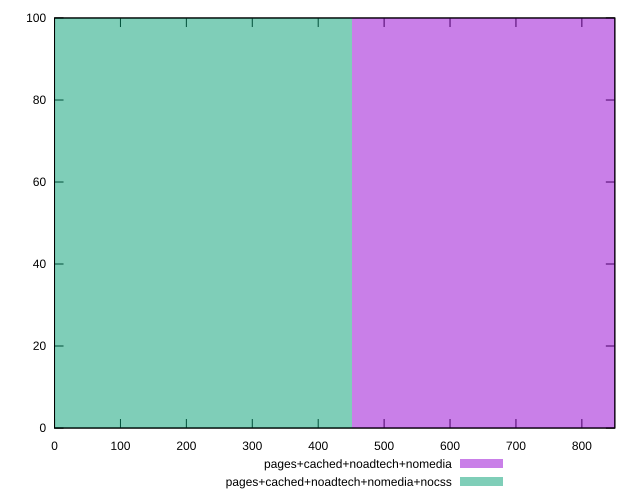

Generate this figure with gnuplot:
reset

$pagesCachedNoadtechNomedia <<EOF
903.8275926807644 100
EOF

$pagesCachedNoadtechNomediaNocss <<EOF
0 100
EOF

set key outside below
set boxwidth 903.8275926807644
set xrange [0:850]
set yrange [0:100]
set trange [0:100]
set style fill transparent solid 0.5 noborder
set terminal svg size 640, 500 enhanced background rgb 'white'
set output "report_00011_2021-02-09T10:53:21.242Z/render-blocking-resources/comparison/histogram/3_vs_4.svg"

plot $pagesCachedNoadtechNomedia title "pages+cached+noadtech+nomedia" with boxes, \
     $pagesCachedNoadtechNomediaNocss title "pages+cached+noadtech+nomedia+nocss" with boxes

reset
